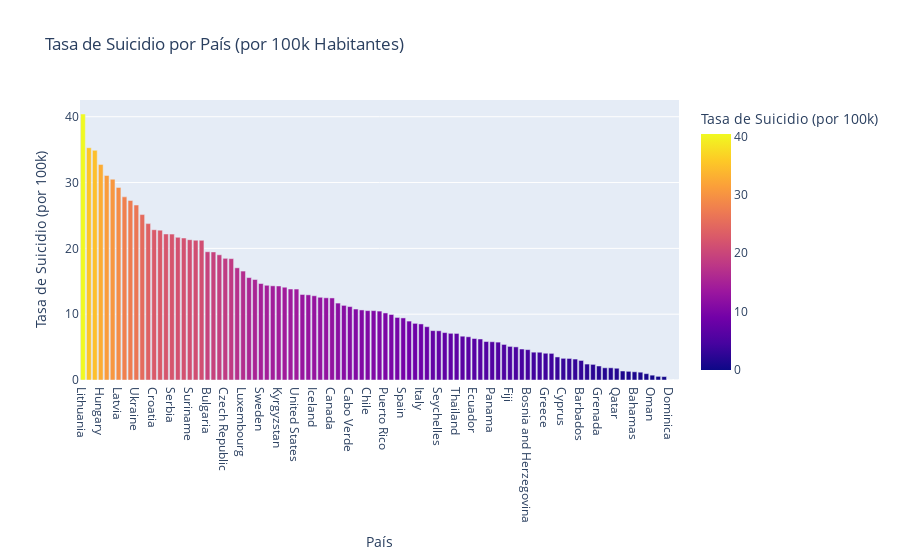

Notebook cell for this chart:
### Code cell
tasa_por_pais = tasa_suicidios.groupby('country')['suicides/100k pop'].mean().reset_index()

# Ordenar los datos por tasa de suicidios
tasa_por_pais = tasa_por_pais.sort_values(by='suicides/100k pop', ascending=False)

# Crear un gráfico de barras
fig = px.bar(
    tasa_por_pais,
    x='country',
    y='suicides/100k pop',
    title='Tasa de Suicidio por País (por 100k Habitantes)',
    labels={'suicides/100k pop': 'Tasa de Suicidio (por 100k)', 'country': 'País'},
    color='suicides/100k pop',  # Color basado en la tasa de suicidio
    color_continuous_scale=px.colors.sequential.Plasma  # Escala de color
)

# Mostrar el gráfico
fig.show()

### Figure 1 — Plotly figure (JSON) as saved in the notebook; plotly's stock layout.template omitted (floating-point values rounded to 4 significant figures)
{"data": [{"alignmentgroup": "True", "hovertemplate": "País=%{x}<br>Tasa de Suicidio (por 100k)=%{marker.color}<extra></extra>", "legendgroup": "", "marker": {"color": [40.42, 35.3, 34.89, 32.76, 31.08, 30.51, 29.26, 27.83, 27.28, 26.58, 25.14, 23.76, 22.84, 22.77, 22.19, 22.16, 21.68, 21.57, 21.32, 21.24, 21.22, 19.49, 19.46, 19.02, 18.49, 18.44, 17.05, 16.55, 15.56, 15.27, 14.66, 14.39, 14.31, 14.29, 14.1, 13.83, 13.82, 12.99, 12.94, 12.8, 12.57, 12.49, 12.47, 11.69, 11.34, 11.15, 10.78, 10.65, 10.54, 10.54, 10.47, 10.19, 9.95, 9.503, 9.433, 8.952, 8.606, 8.518, 8.099, 7.502, 7.48, 7.203, 7.094, 7.074, 6.655, 6.567, 6.304, 6.231, 5.846, 5.814, 5.755, 5.402, 5.105, 5.032, 4.708, 4.617, 4.229, 4.217, 4.065, 4.045, 3.503, 3.294, 3.276, 3.185, 2.97, 2.421, 2.371, 2.132, 1.855, 1.854, 1.787, 1.367, 1.318, 1.247, 1.186, 0.9645, 0.7361, 0.5529, 0.5218, 0, 0], "coloraxis": "coloraxis", "pattern": {"shape": ""}}, "name": "", "offsetgroup": "", "orientation": "v", "showlegend": false, "textposition": "auto", "type": "bar", "x": ["Lithuania", "Sri Lanka", "Russian Federation", "Hungary", "Belarus", "Kazakhstan", "Latvia", "Slovenia", "Estonia", "Ukraine", "Republic of Korea", "Austria", "Croatia", "Finland", "Guyana", "Serbia", "France", "Japan", "Suriname", "Belgium", "Cuba", "Bulgaria", "Uruguay", "Switzerland", "Czech Republic", "Mongolia", "Singapore", "Luxembourg", "Germany", "Poland", "Sweden", "New Zealand", "Macau", "Kyrgyzstan", "Denmark", "Trinidad and Tobago", "United States", "Australia", "Norway", "Iceland", "Slovakia", "Romania", "Canada", "Mauritius", "Portugal", "Cabo Verde", "Ireland", "Netherlands", "Chile", "El Salvador", "Argentina", "Puerto Rico", "Montenegro", "Aruba", "Spain", "Israel", "Turkmenistan", "Italy", "Uzbekistan", "United Kingdom", "Seychelles", "Saint Lucia", "Costa Rica", "Thailand", "Kiribati", "Nicaragua", "Ecuador", "Belize", "Brazil", "Panama", "Saint Vincent and Grenadines", "Colombia", "Fiji", "Malta", "Mexico", "Bosnia and Herzegovina", "Georgia", "Paraguay", "Greece", "San Marino", "Albania", "Cyprus", "Armenia", "Guatemala", "Barbados", "Philippines", "Turkey", "Grenada", "Azerbaijan", "Bahrain", "Qatar", "Maldives", "United Arab Emirates", "Bahamas", "Kuwait", "South Africa", "Oman", "Antigua and Barbuda", "Jamaica", "Dominica", "Saint Kitts and Nevis"], "xaxis": "x", "y": [40.42, 35.3, 34.89, 32.76, 31.08, 30.51, 29.26, 27.83, 27.28, 26.58, 25.14, 23.76, 22.84, 22.77, 22.19, 22.16, 21.68, 21.57, 21.32, 21.24, 21.22, 19.49, 19.46, 19.02, 18.49, 18.44, 17.05, 16.55, 15.56, 15.27, 14.66, 14.39, 14.31, 14.29, 14.1, 13.83, 13.82, 12.99, 12.94, 12.8, 12.57, 12.49, 12.47, 11.69, 11.34, 11.15, 10.78, 10.65, 10.54, 10.54, 10.47, 10.19, 9.95, 9.503, 9.433, 8.952, 8.606, 8.518, 8.099, 7.502, 7.48, 7.203, 7.094, 7.074, 6.655, 6.567, 6.304, 6.231, 5.846, 5.814, 5.755, 5.402, 5.105, 5.032, 4.708, 4.617, 4.229, 4.217, 4.065, 4.045, 3.503, 3.294, 3.276, 3.185, 2.97, 2.421, 2.371, 2.132, 1.855, 1.854, 1.787, 1.367, 1.318, 1.247, 1.186, 0.9645, 0.7361, 0.5529, 0.5218, 0, 0], "yaxis": "y"}], "layout": {"barmode": "relative", "coloraxis": {"colorbar": {"title": {"text": "Tasa de Suicidio (por 100k)"}}, "colorscale": [[0, "#0d0887"], [0.1111, "#46039f"], [0.2222, "#7201a8"], [0.3333, "#9c179e"], [0.4444, "#bd3786"], [0.5556, "#d8576b"], [0.6667, "#ed7953"], [0.7778, "#fb9f3a"], [0.8889, "#fdca26"], [1, "#f0f921"]]}, "legend": {"tracegroupgap": 0}, "title": {"text": "Tasa de Suicidio por País (por 100k Habitantes)"}, "xaxis": {"anchor": "y", "domain": [0, 1], "title": {"text": "País"}}, "yaxis": {"anchor": "x", "domain": [0, 1], "title": {"text": "Tasa de Suicidio (por 100k)"}}}}
